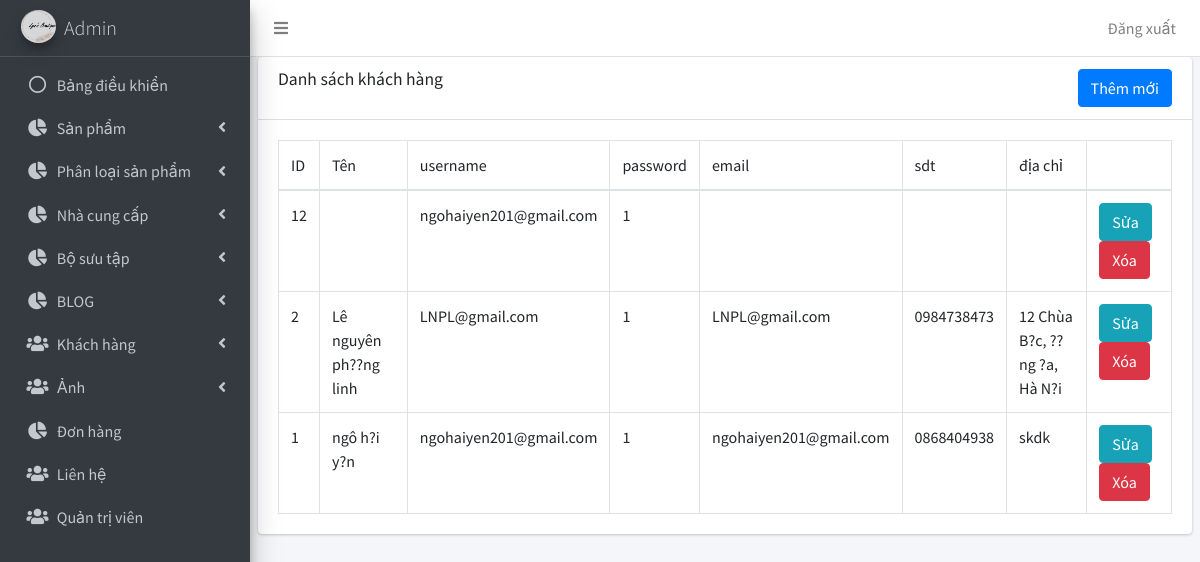
Page /admin/khach_hang/danh_sach.php (signed in) on the committed database.
### tables this page shows
CREATE TABLE `tbl_khach_hang` (
  `id_khach_hang` int(11) NOT NULL,
  `ten_kh` varchar(100) NOT NULL,
  `username` varchar(50) NOT NULL,
  `password` varchar(50) NOT NULL,
  `email` varchar(100) NOT NULL,
  `sdt` varchar(20) NOT NULL,
  `ngay_sinh` date NOT NULL,
  `dia_chi` varchar(255) NOT NULL
);

### admin/khach_hang/danh_sach.php (the view, shortened to what this page needs)
<!DOCTYPE html>
<html>
<head>
  <?php include('../includes/head.php') ?>
</head>
<body class="hold-transition sidebar-mini layout-fixed">
<div class="wrapper">
	<?php include('../includes/header.php') ?>
	<?php include('../includes/sidebar.php') ?>
	<?php include('../includes/ket_noi.php') ?>
	<div class="content-wrapper">
		<section class="content">
			<div class="card">
				<div class="card-header">
					<h3 class="card-title">Danh sách khách hàng</h3>
					<div class="float-right">
						<a class="btn btn-primary" href="them.php">Thêm mới</a>
					</div>
				</div>
				<div class="card-body">
					<table class="table table-bordered">
						<thead>
						<tr>
						 	<td>ID</td>
							<td>Tên</td>
							<td>username</td>
							<td>password</td>
							<td>email</td>
							<td>sdt</td>
							<td>địa chỉ</td>
							<td></td>
						</tr>
						</thead>
						<tbody>
							<?php
							$sql = "
								SELECT *
								FROM tbl_khach_hang
								ORDER BY id_khach_hang DESC
							";
							$khach_hang = mysqli_query($ket_noi, $sql);
							while ($row = mysqli_fetch_array($khach_hang)) {
							?>
						    <tr>
						     	<td>
									<?php echo $row["id_khach_hang"];?>
								</td>
								<td>
									<?php echo $row["ten_kh"];?>
								</td>
								<td>
									<?php echo $row["username"];?>
								</td>
								<td>
									<?php echo $row["password"];?>
								</td>
								<td>
									<?php echo $row["email"];?>
								</td>
								<td>
									<?php echo $row["sdt"];?>
								</td>
								<td>
									<?php echo $row["dia_chi"];?>
								</td>
								<td>
									<a href="sua.php?id=<?php echo $row["id_khach_hang"];?>" class="btn btn-info">Sửa</a>
									<a href="xoa.php?id=<?php echo $row["id_khach_hang"];?>" class="btn btn-danger">Xóa</a>
								</td>
						    </tr>
						<?php } ?>
						</tbody>
					</table>
				</div>
            </div>
		</section>
		</div>
	</div>
</body>
</html>

### rows in the picture
tbl_khach_hang: id_khach_hang "12", username "ngohaiyen201@gmail.com", password "1"
tbl_khach_hang: id_khach_hang "2", ten_kh "Lê nguyên ph??ng linh", username "LNPL@gmail.com", password "1", email "LNPL@gmail.com", sdt "0984738473", dia_chi "12 Chùa B?c, ??ng ?a, Hà N?i"
tbl_khach_hang: id_khach_hang "1", ten_kh "ngô h?i y?n", username "ngohaiyen201@gmail.com", password "1", email "ngohaiyen201@gmail.com", sdt "0868404938", dia_chi "skdk"
